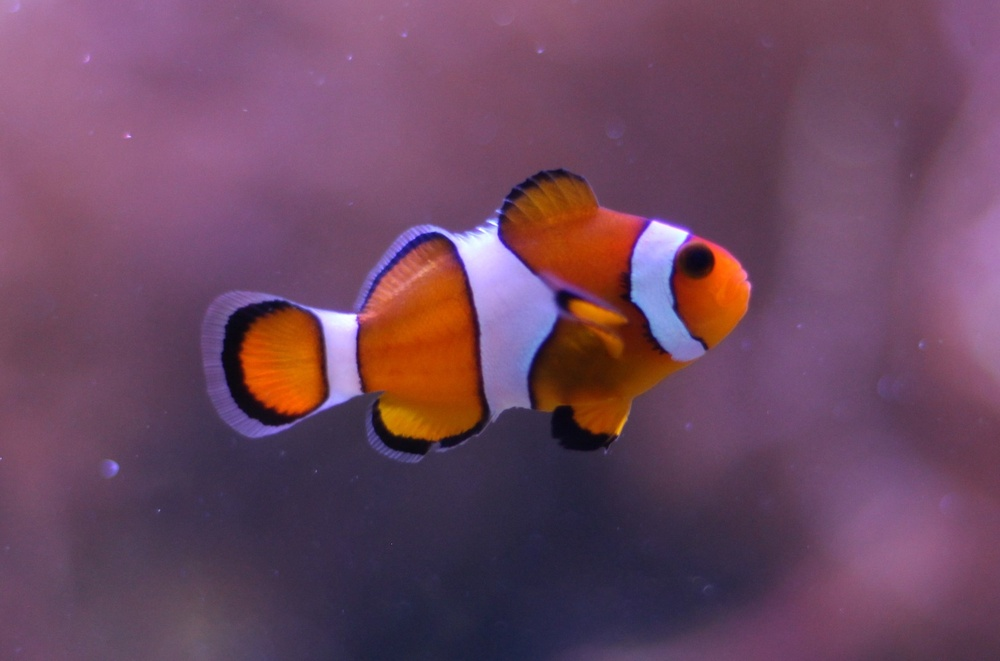
#> input picture nemo.jpg, 1000 x 661 px, shrunk from 1623 x 1072 before the run
$ python PCD-uas.py
#> lines starting #> are read from the running program, lines starting #| are printed output that depends on the picture; after the words box and inside, x2 and y2 are one past the last pixel; in counts of white or black regions, pixels touching at a corner belong together
import cv2
import matplotlib.pyplot as plt

# Membaca Citra
nemo = cv2.imread("nemo.jpg")
#> nemo is the input picture: shape (661, 1000, 3); mean B, G, R 95.7, 71.2, 108.7
# Konversi Citra BGR menjadi Citra RGB
nemo = cv2.cvtColor(nemo, cv2.COLOR_BGR2RGB)
# Konversi Citra RGB menjadi Citra HSV
hsv_nemo = cv2.cvtColor(nemo, cv2.COLOR_RGB2HSV)
#> hsv_nemo: shape (661, 1000, 3); mean H, S, V 138.7, 102.5, 114.7

#deklarasi batas bawah (orange cerah)
light_orange=(1,50,1)
#deklarasi batas atas (dark orange)
dark_orange =(18, 255, 255)

# Lakukan Thresholding
mask = cv2.inRange(hsv_nemo, light_orange, dark_orange)
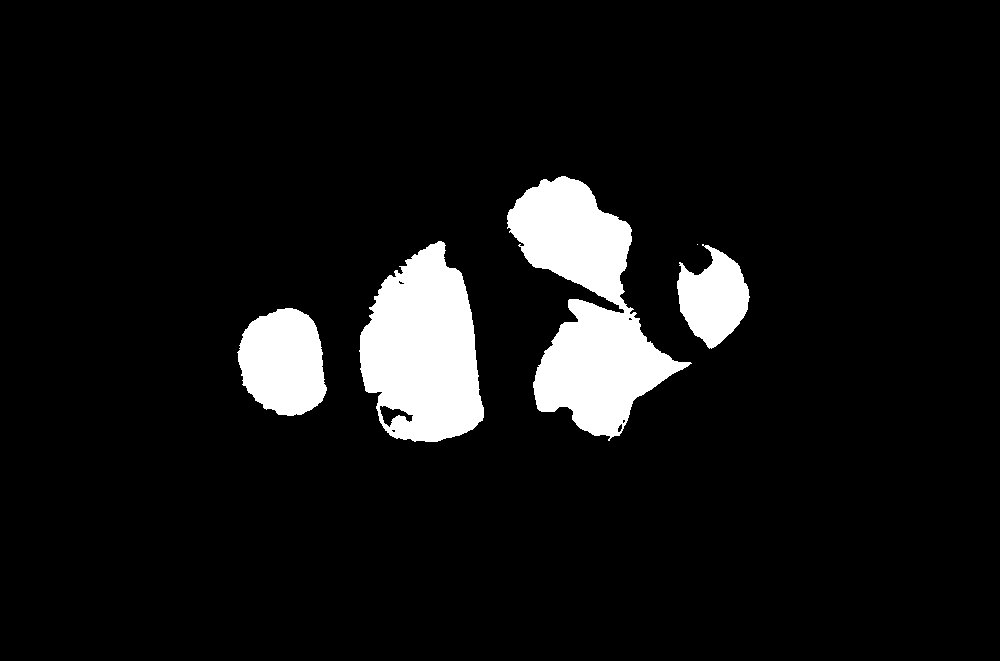
#> mask: shape (661, 1000); 7.9% white; 5 white regions (1 under 20 px), largest, box (x1, y1, x2, y2) and area: (507, 176, 692, 441) 22029, (359, 241, 484, 442) 17775, (237, 308, 327, 416) 7409, (677, 244, 750, 349) 4716
# Mask dengan Citra Asli
result = cv2.bitwise_and(nemo, nemo, mask=mask)
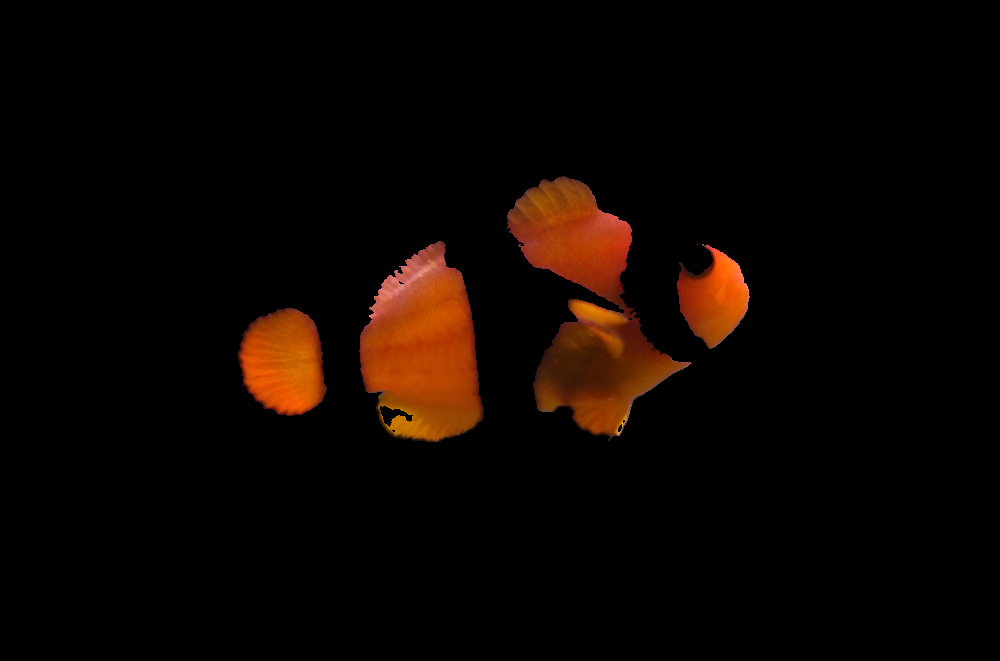
#> result: shape (661, 1000, 3); mean R, G, B 12.3, 4.9, 1

# Plot
plt.subplot(2,2,1), plt.title("Citra Asli RGB")
plt.imshow(nemo)
plt.subplot(2,2,2), plt.title("Citra HSV")
plt.imshow(hsv_nemo)
plt.subplot(2,2,3), plt.title("Hasil Mask")
plt.imshow(mask)
plt.subplot(2,2,4)
plt.imshow(result), plt.title("Hasil Segmentasi")
plt.show()
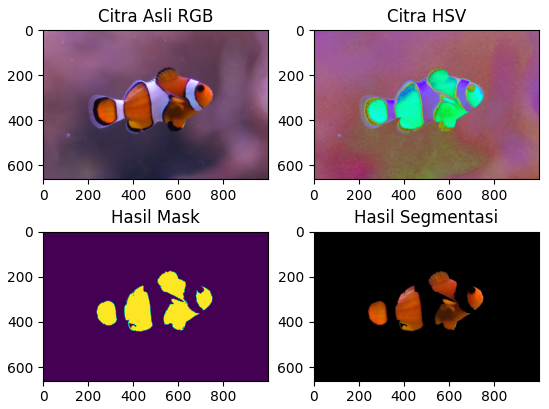
#> figure drawn by matplotlib, 4 panels
